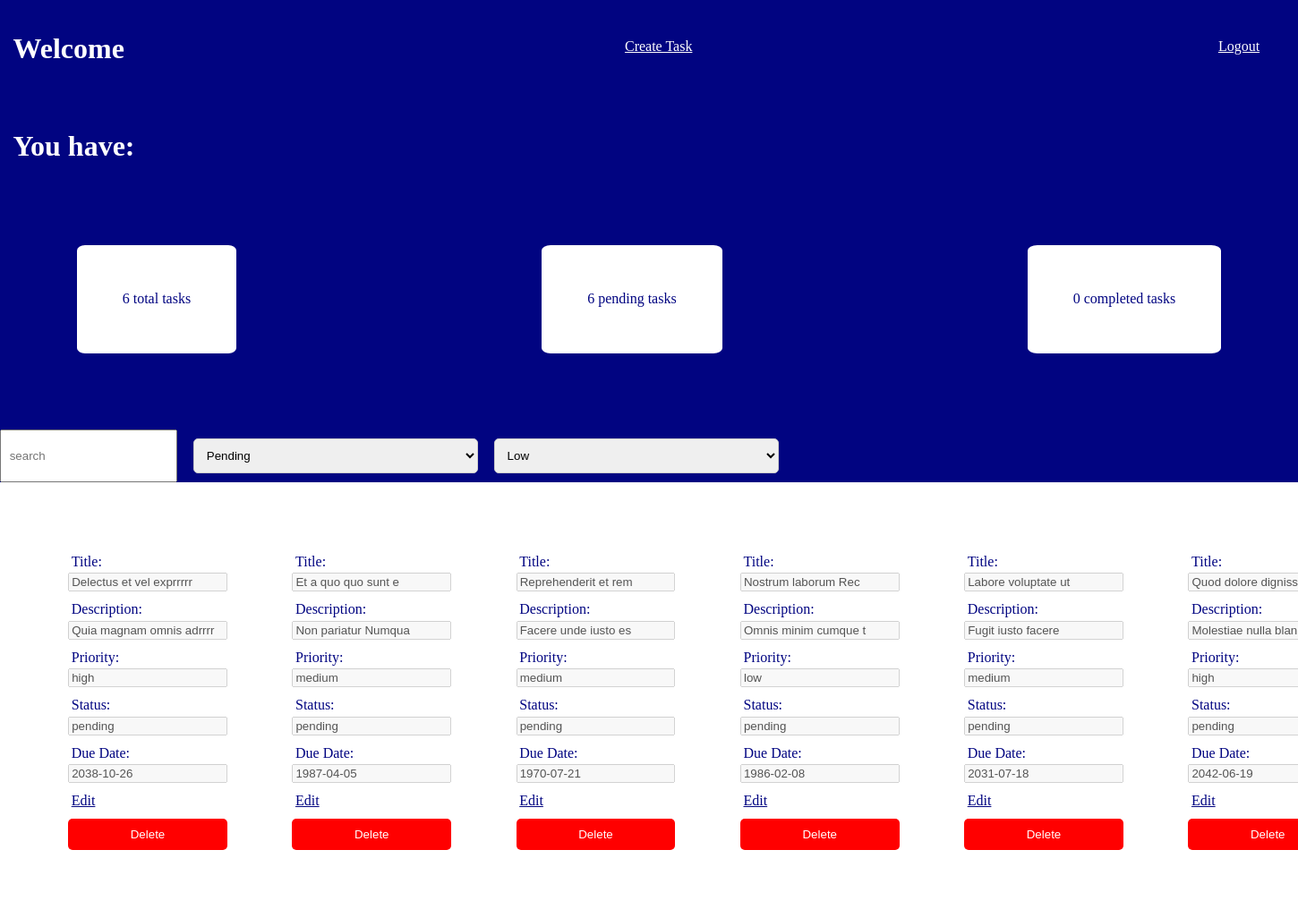
/dashboard.php (signed in), run on the app's committed database.
### tables this page shows
CREATE TABLE `tasks` (
  `id` int NOT NULL AUTO_INCREMENT,
  `user_id` int DEFAULT NULL,
  `title` varchar(255) DEFAULT NULL,
  `description` varchar(400) DEFAULT NULL,
  `priority` enum('low','medium','high') DEFAULT 'low',
  `status` enum('pending','in_progress','completed') DEFAULT 'pending',
  `due_date` date DEFAULT NULL,
  `created_at` datetime DEFAULT NULL,
  `updated_at` datetime DEFAULT NULL,
  PRIMARY KEY (`id`)
);

### backend/dashboard-index.php (called while the page is built, shortened)
<?php
require(__DIR__ . '/../helpers/DB.php');
$pending = $conn->prepare("SELECT COUNT(*) FROM tasks WHERE status = 'pending' AND user_id = :user_id");
$pending->execute(['user_id' => $_SESSION['user_id']]);
$pendingCount = $pending->fetch();
$total = $conn->prepare("SELECT COUNT(*) FROM tasks where user_id = :user_id");
$total->execute(['user_id' => $_SESSION['user_id']]);
$totalCount = $total->fetch();
$completed = $conn->prepare("SELECT COUNT(*) FROM tasks where status = 'completed' AND user_id = :user_id");
$completed->execute(['user_id' => $_SESSION['user_id']]);
$completedCount = $completed->fetch();
$tasks = $conn->prepare("SELECT * from tasks where user_id = :user_id");
$tasks->execute(['user_id' => $_SESSION['user_id']]);
$result = $tasks->fetchAll(PDO::FETCH_ASSOC);

### dashboard.php (the view, shortened to what this page needs)
<!DOCTYPE html>
<html lang="en">
<head>
    <link rel="stylesheet" href="styles.css">
</head>
<body id="dashboard">
    <?php session_start();
    if ($_SESSION['logged_in']) { ?>
        <?php require(__DIR__ . "/backend/dashboard-index.php"); ?>
        <div id="header">
            <h1>Welcome <?php echo $_SESSION['name']; ?></h1>
            <a href="create-task.php">Create Task</a>
            <a href="logout.php">Logout</a>
        </div>
        <div class="stats">
            <h1>You have: </h1>
            <div class="cards">
                <div class="card"><?php echo $totalCount[0] ?> total tasks </div>
                <div class="card"><?php echo $pendingCount[0] ?> pending tasks </div>
                <div class="card"><?php echo $completedCount[0] ?> completed tasks </div>
            </div>
        </div>
        <div>
            <div class="controls">
                <input type="text" placeholder="search" style="padding: 1%;" id="search-input" />
                <select onchange="filterByStatus(event.target.value)">
                    <option value="pending">Pending</option>
                </select>
                <select onchange="filterByPriority(event.target.value)">
                    <option value="low">Low</option>
                </select>
            </div>
            <div class="tasks" id="tasks">
                <?php foreach ($result as $task) {
                ?>
                    <div class="task" id="task-<?php echo $task['id'] ?>">
                        <li><span>Title: </span><input disabled value="<?php echo $task['title']; ?>" /></li>
                        <li><span>Description: </span><input disabled value="<?php echo $task['description']; ?>" /></li>
                        <li><span>Priority: </span><input disabled value="<?php echo $task['priority']; ?>" /></li>
                        <li><span>Status: </span><input disabled value="<?php echo $task['status']; ?>" /></li>
                        <li><span>Due Date: </span><input disabled value="<?php echo $task['due_date']; ?>" /></span>
                        <li><a id="edit-button" href="edit-task.php?id=<?php echo $task['id']; ?>">Edit</a></li>
                        <li><button style="background-color: red;" onclick="deleteTask(<?php echo $task['id']; ?>)">Delete</button></li>
                    </div>
                <?php } ?>
            </div>
        </div>
    <?php } else {
        header("Location: login.php");
        exit();
    } ?>
</body>
</html>

### styles.css (style rules this page uses)
*, *::before, *::after { box-sizing: border-box; }
html, body { height: 100%; margin: 0; padding: 0; background-color: #010481; }
form input,textarea,select { width: 100%; padding: 10px; margin: 10px 0; border: 1px solid #ccc; border-radius: 5px; }
button { margin: auto; width: 100%; padding: 10px; background-color: #010481; color: #fff; border: none; border-radius: 5px; cursor: pointer; }
#header { display: flex; flex-direction: row; justify-content: space-between; padding: 1%; }
#header a { color: #fff; }
#dashboard h1,p,span,a { color:#fff; }
.stats { padding: 1%; }
.cards { display: flex; flex-direction: row; justify-content: space-between; padding: 5%; }
.card { background-color: #fff; border-radius: 5%; color:#010481; padding: 4%; }
.tasks { padding: 5%; background-color: #fff; display: flex; flex-direction: row; gap: 5%; }
.task li,a,span { color:#010481; padding: 2%; display: flex; flex-direction: column; }
.controls { display: flex; flex-direction: row; gap: 2%; width: 60%; }

### data on the page
tasks: title "Delectus et vel exprrrrr", description "Quia magnam omnis adrrrr", priority "high", status "pending", due_date "2038-10-26"
tasks: title "Et a quo quo sunt e", description "Non pariatur Numqua", priority "medium", status "pending", due_date "1987-04-05"
tasks: title "Reprehenderit et rem", description "Facere unde iusto es", priority "medium", status "pending", due_date "1970-07-21"
tasks: title "Nostrum laborum Rec", description "Omnis minim cumque t", priority "low", status "pending", due_date "1986-02-08"
tasks: title "Labore voluptate ut", description "Fugit iusto facere", priority "medium", status "pending", due_date "2031-07-18"
tasks: title "Quod dolore dignissi", description "Molestiae nulla blan", priority "high", status "pending", due_date "2042-06-19"

### other printed values
$totalCount[0] "6"
$pendingCount[0] "6"
$completedCount[0] "0"
